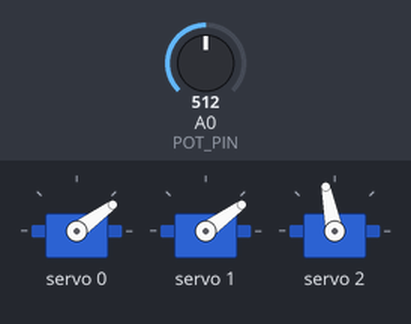
Recording of a sketch running on a simulated Arduino Uno, built with avr-gcc and run on an emulated ATmega328P. Shown: 3 × servo. The test bench sets the inputs (shaded band); at power-on: A0 (POT_PIN) = 512. What the sketch prints to the serial monitor is not drawn.

Above: at 2.7 s.
2.8 s: A0 (POT_PIN) set to 705
5.8 s: A0 (POT_PIN) set to 726
8.8 s: A0 (POT_PIN) set to 511
10.3 s: A0 (POT_PIN) set to 390
Timing chart, 0 to 14.3 s (numbered marks = the images above; inputs shaded):
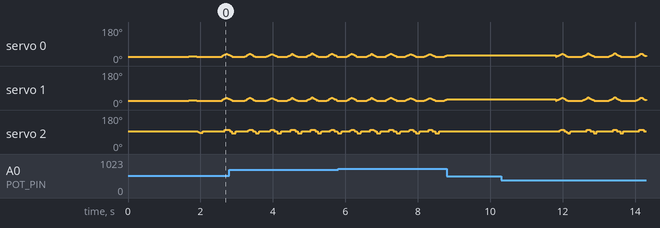

The sketch:

05.ino
```cpp
/*
  Nilheim Mechatronics Servo Heart – rev E (continuous-rotation ventricle safe drive)

  - Atria (ch0/ch1): positional, eased angles (0→1→0)
  - Ventricle (ch2): continuous-rotation speed control around neutral
      * forward during contraction → stop during hold → reverse during relax
      * balanced amplitudes so net rotation per beat ≈ 0 (prevents wind-up)
  - Safety: watchdog, pot spike detect, emergency stop with neutralization,
            per-update pulse cap, I2C deadband, soft-start, diastolic guard.

  Hardware:
  - PCA9685 @ I2C 0x40, 60 Hz
  - ch0 = Left Atrium (positional), ch1 = Right Atrium (positional), ch2 = Ventricle (MG90S 360°)
  - POT on A0 controls BPM
*/

#include <Wire.h>
#include <Adafruit_PWMServoDriver.h>
#include <math.h>   // isfinite, fabsf

// ============ User configuration ============
constexpr uint8_t PCA9685_ADDR = 0x40;

// Servo channels
constexpr uint8_t SERVO_ATRIA_L = 0;
constexpr uint8_t SERVO_ATRIA_R = 1;
constexpr uint8_t SERVO_VENT    = 2;

constexpr uint8_t POT_PIN = A0;
constexpr float   SERVO_PWM_HZ = 60.0f;     // PCA9685 update rate

// Pot → BPM mapping & filtering
constexpr int     BPM_MIN = 45;
constexpr int     BPM_MAX = 140;
constexpr float   POT_EMA_ALPHA = 0.08f;
constexpr uint32_t POT_UPDATE_MS = 60;

// Command cadence
constexpr uint32_t SERVO_UPDATE_MS = 15; // ~66 Hz

// Soft-start
constexpr uint32_t POWER_ON_DELAY_MS = 1500; // allow rails to settle
constexpr uint32_t SOFTSTART_RAMP_MS = 1200; // amplitude ramp-in

// Physiology guards
constexpr uint32_t ATRIA_VENT_GAP_MS   = 30;
constexpr float    DIASTOLIC_MIN_FRAC  = 0.18f;
constexpr uint32_t DIASTOLIC_MIN_MS_LO = 120;
constexpr uint32_t DIASTOLIC_MIN_MS_HI = 400;

// I2C update suppression
constexpr uint16_t PWM_CHANGE_DEADBAND = 1;  // keep fine atrial steps

// ============ Safety / human-like motion ============
constexpr float    MAX_ANG_VEL_DEG_PER_SEC = 120.0f; // atria only
constexpr float    MIN_ANG_VEL_DEG_PER_SEC = 20.0f;  // atria nudge
constexpr uint16_t MAX_PULSE_CHANGE_PER_UPDATE = 40; // raw 0..4095 cap
constexpr uint32_t EMERGENCY_COOLDOWN_MS = 3000;
constexpr float    POT_SPIKE_THRESHOLD = 200.0f;
constexpr uint32_t MAX_LOOP_JITTER_MS  = 200;

// ============ Ventricle (continuous-rotation) tuning ============
// MG90S 360° typically stops near 1500 µs. Trim if needed.
constexpr bool     VENT_IS_CONTINUOUS   = true;
constexpr uint16_t VENT_NEUTRAL_US      = 1500; // adjust ±10–40 if it creeps
constexpr uint16_t VENT_SPEED_US_SPAN   = 180;  // max |offset| from neutral (safe)
constexpr uint16_t VENT_MIN_US          = 20;   // minimum |offset| to overcome deadband
constexpr float    VENT_SPEED_LIMIT     = 0.50f; // cap normalized |speed| (0..1)

// ============ Helpers ============
static inline float clampf(float v, float lo, float hi){ if(v<lo) return lo; if(v>hi) return hi; return v; }
static inline int   clampi(int v, int lo, int hi){ if(v<lo) return lo; if(v>hi) return hi; return v; }
static inline uint32_t clampu32(uint32_t v, uint32_t lo, uint32_t hi){ if(v<lo) return lo; if(v>hi) return hi; return v; }
static inline uint16_t absDiffU16(uint16_t a, uint16_t b){ return (a>b)?(uint16_t)(a-b):(uint16_t)(b-a); }
inline float easeSmoothStep(float x){ if(x<=0) return 0; if(x>=1) return 1; return x*x*(3.0f-2.0f*x); }

// convert microseconds → PCA9685 counts at SERVO_PWM_HZ
uint16_t usToCount(uint16_t us){
  float period_us = 1000000.0f / SERVO_PWM_HZ;   // e.g., 16666.7 µs at 60 Hz
  float duty = (float)us / period_us;            // 0..1
  int counts = (int)lroundf(duty * 4096.0f);     // 0..4096
  return (uint16_t)clampi(counts, 0, 4095);
}

// Per-servo calibration (atrial position range still used)
struct ServoCal {
  uint16_t minPulse;           // 0 deg
  uint16_t maxPulse;           // 180 deg
  float    relaxedAngleDeg;    // resting
  float    contractedAngleDeg; // peak contraction
};
ServoCal cal[3] = {
  { 140, 520,  25.0f,  55.0f }, // Left atrium
  { 140, 520,  25.0f,  55.0f }, // Right atrium
  { 140, 520,  35.0f, 115.0f }  // Ventricle (positional fields unused if continuous)
};

// ============ Internals ============
Adafruit_PWMServoDriver pwm = Adafruit_PWMServoDriver(PCA9685_ADDR);

uint16_t lastPulse[3] = { 0xFFFF, 0xFFFF, 0xFFFF };
float    lastAngleDeg[3] = { -999.0f, -999.0f, -999.0f }; // atria only
uint32_t lastAngleTimeMs[3] = {0,0,0};

uint16_t potRaw = 0;
float    potEMA = 0.0f;
uint32_t lastPotSampleMs = 0;
uint16_t lastPotRaw = 0;

float    bpmCurrent = 60.0f;
constexpr float BPM_SLEW_PER_SEC = 60.0f;

uint32_t cycleStartMs = 0;
uint32_t lastServoUpdateMs = 0;

uint32_t softStartBeginMs = 0;
uint32_t softStartEndMs   = 0;

struct CycleTiming {
  uint32_t cycleMs;
  uint32_t avDelayMs;
  uint32_t atriaContractMs;
  uint32_t atriaRelaxStartMs;
  uint32_t atriaRelaxMs;
  uint32_t ventContractMs;
  uint32_t ventHoldMs;
  uint32_t ventRelaxMs;
  uint32_t ventRelaxEndMs;
};
CycleTiming timing = {0};

// Safety flags
bool     emergencyStopActive = false;
uint32_t emergencyStopSince  = 0;
uint32_t lastLoopMs          = 0;

// ============ Angle → pulse (atria) ============
uint16_t angleToPulse(uint8_t servoIdx, float angleDeg){
  angleDeg = clampf(angleDeg, 0.0f, 180.0f);
  const ServoCal &c = cal[servoIdx];
  float t = angleDeg / 180.0f;
  float pulse = c.minPulse + t * (float)(c.maxPulse - c.minPulse);
  int p = clampi((int)pulse, 0, 4095);
  return (uint16_t)p;
}

// Rate-limited, deadbanded, capped write (atria only)
void writeServoAngle(uint8_t servoIdx, float angleDeg){
  // Clamp near-calibrated range (small margin)
  const ServoCal &c = cal[servoIdx];
  float minA = c.relaxedAngleDeg - 10.0f;
  float maxA = c.contractedAngleDeg + 10.0f;
  angleDeg = clampf(angleDeg, minA, maxA);

  uint32_t now = millis();

  // Angular velocity & minimum step (atria)
  if (lastAngleDeg[servoIdx] > -900.0f){
    uint32_t dtMs = now - lastAngleTimeMs[servoIdx];
    if (dtMs > 0){
      float dtSec = dtMs / 1000.0f;
      float desiredDelta = angleDeg - lastAngleDeg[servoIdx];
      float ad = fabsf(desiredDelta);
      float maxDeltaDeg = MAX_ANG_VEL_DEG_PER_SEC * dtSec;
      float minDeltaDeg = MIN_ANG_VEL_DEG_PER_SEC * dtSec;

      if (ad > maxDeltaDeg){
        angleDeg = lastAngleDeg[servoIdx] + (desiredDelta > 0 ? maxDeltaDeg : -maxDeltaDeg);
      } else if (ad > 0.0f && ad < minDeltaDeg){
        float step = (ad < minDeltaDeg) ? ad : minDeltaDeg;
        angleDeg = lastAngleDeg[servoIdx] + (desiredDelta > 0 ? step : -step);
      }
    }
  }

  uint16_t pulse = angleToPulse(servoIdx, angleDeg);

  // Per-update pulse cap & deadband
  if (lastPulse[servoIdx] != 0xFFFF){
    int32_t diff = (int32_t)pulse - (int32_t)lastPulse[servoIdx];
    if (abs(diff) > (int)MAX_PULSE_CHANGE_PER_UPDATE){
      pulse = (uint16_t)((int32_t)lastPulse[servoIdx] + (diff > 0 ? MAX_PULSE_CHANGE_PER_UPDATE : - (int)MAX_PULSE_CHANGE_PER_UPDATE));
    }
    if (absDiffU16(lastPulse[servoIdx], pulse) < PWM_CHANGE_DEADBAND){
      return;
    }
  }

  pwm.setPWM(servoIdx, 0, pulse);
  lastPulse[servoIdx]      = pulse;
  lastAngleDeg[servoIdx]   = angleDeg;
  lastAngleTimeMs[servoIdx]= now;
}

// ============ CR ventricle: speed write around neutral ============
uint16_t ventNeutralCounts = 0;

void writeVentCRSpeed(float speedNorm){
  // speedNorm expected in [-1, 1]
  speedNorm = clampf(speedNorm, -VENT_SPEED_LIMIT, VENT_SPEED_LIMIT);

  // Convert normalized speed to µs offset
  float offset_us = speedNorm * (float)VENT_SPEED_US_SPAN;
  float mag = fabsf(offset_us);
  if (mag > 0 && mag < (float)VENT_MIN_US){
    offset_us = (offset_us > 0 ? (float)VENT_MIN_US : -(float)VENT_MIN_US);
  }

  int target = (int)ventNeutralCounts + (int)lroundf((offset_us / 1000000.0f) * SERVO_PWM_HZ * 4096.0f);
  target = clampi(target, 0, 4095);
  uint16_t pulse = (uint16_t)target;

  // Per-update cap and deadband (reuse generic guards)
  if (lastPulse[SERVO_VENT] != 0xFFFF){
    int32_t diff = (int32_t)pulse - (int32_t)lastPulse[SERVO_VENT];
    int32_t ad = (diff >= 0) ? diff : -diff;
    if (ad > (int32_t)MAX_PULSE_CHANGE_PER_UPDATE){
      pulse = (uint16_t)((int32_t)lastPulse[SERVO_VENT] + (diff > 0 ? (int32_t)MAX_PULSE_CHANGE_PER_UPDATE : -(int32_t)MAX_PULSE_CHANGE_PER_UPDATE));
    }
    if (absDiffU16(lastPulse[SERVO_VENT], pulse) < PWM_CHANGE_DEADBAND){
      return;
    }
  }

  pwm.setPWM(SERVO_VENT, 0, pulse);
  lastPulse[SERVO_VENT] = pulse;
}

// ============ Timing / physiology ============
void computeTimings(float bpm){
  bpm = clampf(bpm, (float)BPM_MIN, (float)BPM_MAX);
  uint32_t cycleMs = (uint32_t)(60000.0f / bpm);

  uint32_t diastolicMin = clampu32((uint32_t)(DIASTOLIC_MIN_FRAC * cycleMs),
                                   DIASTOLIC_MIN_MS_LO, DIASTOLIC_MIN_MS_HI);

  // AV delay and atria contraction
  uint32_t avDelay = (uint32_t)clampf(0.14f * cycleMs, 100.0f, 170.0f);
  uint32_t atriaContract = (uint32_t)clampf(0.16f * cycleMs, 100.0f, 180.0f);
  if (atriaContract + ATRIA_VENT_GAP_MS > avDelay){
    atriaContract = (avDelay > ATRIA_VENT_GAP_MS) ? (avDelay - ATRIA_VENT_GAP_MS) : (avDelay / 2);
    atriaContract = clampu32(atriaContract, 70, 180);
  }

  // Vent split
  uint32_t ventTotal   = (uint32_t)clampf(0.36f * cycleMs, 260.0f, 420.0f);
  uint32_t ventContract= (uint32_t)clampf(0.40f * ventTotal, 120.0f, 230.0f);
  uint32_t ventHold    = (uint32_t)clampf(0.20f * ventTotal,  70.0f, 150.0f);
  uint32_t ventRelax   = (uint32_t)clampf(0.40f * ventTotal, 120.0f, 230.0f);

  uint32_t vEnd = avDelay + ventContract + ventHold + ventRelax;
  if (cycleMs - vEnd < diastolicMin){
    uint32_t need = diastolicMin - (cycleMs - vEnd);
    uint32_t shrinkable = ventContract + ventHold + ventRelax;
    if (need < shrinkable){
      float s = (float)(shrinkable - need) / (float)shrinkable;
      ventContract = clampu32((uint32_t)(ventContract * s), 100, 220);
      ventHold     = clampu32((uint32_t)(ventHold     * s),  60, 140);
      ventRelax    = clampu32((uint32_t)(ventRelax    * s), 100, 220);
    } else {
      ventContract = 100; ventHold = 60; ventRelax = 100;
    }
    vEnd = avDelay + ventContract + ventHold + ventRelax;
  }

  uint32_t atriaRelaxStart = avDelay;
  uint32_t atriaRelax      = (uint32_t)clampf(0.22f * cycleMs, 100.0f, 220.0f);

  timing.cycleMs           = cycleMs;
  timing.avDelayMs         = avDelay;
  timing.atriaContractMs   = atriaContract;
  timing.atriaRelaxStartMs = atriaRelaxStart;
  timing.atriaRelaxMs      = atriaRelax;
  timing.ventContractMs    = ventContract;
  timing.ventHoldMs        = ventHold;
  timing.ventRelaxMs       = ventRelax;
  timing.ventRelaxEndMs    = vEnd;
}

float easedProgress(uint32_t nowInCycleMs, uint32_t t0, uint32_t durMs){
  if (nowInCycleMs <= t0) return 0.0f;
  uint32_t dt = nowInCycleMs - t0;
  if (dt >= durMs) return 1.0f;
  float x = (float)dt / (float)durMs;
  return easeSmoothStep(x);
}

float softstartScale(uint32_t nowMs){
  if (nowMs <= softStartBeginMs) return 0.0f;
  if (nowMs >= softStartEndMs)   return 1.0f;
  float x = (float)(nowMs - softStartBeginMs) / (float)(softStartEndMs - softStartBeginMs);
  return easeSmoothStep(x);
}

// bump shape for speed (0 at edges, 1 in middle)
inline float bumpShape01(float x){ if (x<=0.0f || x>=1.0f) return 0.0f; return 6.0f*x*(1.0f - x); }
// normalized phase position in [0,1]
inline float phase01(uint32_t t, uint32_t start, uint32_t dur){
  if (t <= start) return 0.0f;
  if (t >= start + dur) return 1.0f;
  return (float)(t - start) / (float)dur;
}

// ============ Safety helpers ============
void enterEmergencyStop(const char *reason){
  if (!emergencyStopActive){
    emergencyStopActive = true;
    emergencyStopSince = millis();
    Serial.print("EMERGENCY STOP: ");
    Serial.println(reason);
    // Atria to relaxed; vent to neutral (stop)
    writeServoAngle(SERVO_ATRIA_L, cal[SERVO_ATRIA_L].relaxedAngleDeg);
    writeServoAngle(SERVO_ATRIA_R, cal[SERVO_ATRIA_R].relaxedAngleDeg);
    writeVentCRSpeed(0.0f);
  }
}

void clearEmergencyIfSafe(){
  if (!emergencyStopActive) return;
  if (millis() - emergencyStopSince < EMERGENCY_COOLDOWN_MS) return;
  if (abs((int)potRaw - (int)lastPotRaw) < 10){
    emergencyStopActive = false;
    Serial.println("EMERGENCY CLEARED: pot stable and cooldown elapsed.");
  } else {
    lastPotRaw = potRaw;
  }
}

// ============ Input / BPM update ============
void updateBPM(uint32_t nowMs){
  if (nowMs - lastPotSampleMs >= POT_UPDATE_MS){
    lastPotSampleMs = nowMs;

    uint16_t raw = analogRead(POT_PIN);
    potRaw = raw;
    if (potEMA <= 0.01f) potEMA = (float)raw;
    potEMA = potEMA + POT_EMA_ALPHA * ((float)raw - potEMA);

    if (abs((int)raw - (int)lastPotRaw) > (int)POT_SPIKE_THRESHOLD){
      enterEmergencyStop("pot spike detected");
    }
    lastPotRaw = raw;

    float targetBPM = BPM_MIN + (BPM_MAX - BPM_MIN) * (potEMA / 1023.0f);

    static uint32_t lastMs = nowMs;
    float dtSec = (nowMs - lastMs) / 1000.0f;
    if (dtSec < 0.0001f) dtSec = 0.0001f;
    lastMs = nowMs;

    float maxDelta = BPM_SLEW_PER_SEC * dtSec;
    float delta = targetBPM - bpmCurrent;
    if (delta >  maxDelta) delta =  maxDelta;
    if (delta < -maxDelta) delta = -maxDelta;
    bpmCurrent += delta;

    if (!isfinite(potEMA) || potEMA < -100.0f || potEMA > 5000.0f){
      enterEmergencyStop("pot EMA invalid");
    }
  }
}

// ============ Heart update ============
void updateHeart(uint32_t nowMs){
  // watchdog
  if (lastLoopMs != 0 && nowMs - lastLoopMs > MAX_LOOP_JITTER_MS){
    enterEmergencyStop("loop jitter too large");
  }
  lastLoopMs = nowMs;

  if (emergencyStopActive){
    clearEmergencyIfSafe();
    return;
  }

  // cycle boundary
  if (nowMs - cycleStartMs >= timing.cycleMs){
    cycleStartMs = nowMs;
    computeTimings(bpmCurrent);
  }

  // command throttle
  if (nowMs - lastServoUpdateMs < SERVO_UPDATE_MS) return;
  uint32_t dtServoUpdate = nowMs - lastServoUpdateMs;
  lastServoUpdateMs = nowMs;

  uint32_t t = nowMs - cycleStartMs;
  float amp = softstartScale(nowMs);

  // ---------- ATRIA (shared activation → per-servo mapping) ----------
  float a_prog_contract = easedProgress(t, 0,                      timing.atriaContractMs);
  float a_prog_relax    = easedProgress(t, timing.atriaRelaxStartMs, timing.atriaRelaxMs);
  float a_act = a_prog_contract + (0.0f - a_prog_contract) * a_prog_relax; // 0→1→0
  a_act = clampf(a_act, 0.0f, 1.0f) * amp;

  float aL = cal[SERVO_ATRIA_L].relaxedAngleDeg +
             (cal[SERVO_ATRIA_L].contractedAngleDeg - cal[SERVO_ATRIA_L].relaxedAngleDeg) * a_act;
  float aR = cal[SERVO_ATRIA_R].relaxedAngleDeg +
             (cal[SERVO_ATRIA_R].contractedAngleDeg - cal[SERVO_ATRIA_R].relaxedAngleDeg) * a_act;

  writeServoAngle(SERVO_ATRIA_L, aL);
  writeServoAngle(SERVO_ATRIA_R, aR);

  // ---------- VENTRICLE (continuous rotation) ----------
  // phase times
  uint32_t v_t0 = timing.avDelayMs;
  uint32_t v_t1 = v_t0 + timing.ventContractMs;
  uint32_t v_t2 = v_t1 + timing.ventHoldMs;
  uint32_t v_t3 = v_t2 + timing.ventRelaxMs; (void)v_t3;

  // speed bump during contract (forward) and relax (reverse)
  float x_c = phase01(t, v_t0, timing.ventContractMs);
  float x_r = phase01(t, v_t2, timing.ventRelaxMs);
  float bump_c = bumpShape01(x_c);
  float bump_r = bumpShape01(x_r);

  // balance areas so net rotation per beat ≈ 0 even if durations differ
  float relaxGain = (timing.ventContractMs > 0 && timing.ventRelaxMs > 0)
                      ? ((float)timing.ventContractMs / (float)timing.ventRelaxMs)
                      : 1.0f;

  float ventSpeed = 0.0f;
  if (t >= v_t0 && t < v_t1) {
    ventSpeed = +amp * bump_c;                 // forward
  } else if (t >= v_t1 && t < v_t2) {
    ventSpeed = 0.0f;                          // hold (stop)
  } else if (t >= v_t2) {
    ventSpeed = -amp * bump_r * relaxGain;     // reverse
  }
  // scale to limit
  ventSpeed = clampf(ventSpeed, -VENT_SPEED_LIMIT, VENT_SPEED_LIMIT);

  writeVentCRSpeed(ventSpeed);

  // Optional anomaly guard: if commanded motion is almost always forward, stop
  static uint32_t ventActiveMs = 0;
  if (fabsf(ventSpeed) > 0.05f) ventActiveMs += dtServoUpdate; else ventActiveMs = 0;
  if (ventActiveMs > (uint32_t)(timing.cycleMs * 0.9f)) {
    enterEmergencyStop("prolonged vent motion detected");
    return;
  }
}

// ============ Setup / loop ============
void setup(){
  pinMode(POT_PIN, INPUT);
  Serial.begin(115200);
  delay(50);
  Serial.println("Nilheim Heart – rev E (atrium position + CR ventricle)");

  Wire.begin();
  #if defined(ARDUINO_ARCH_AVR) || defined(ARDUINO_ARCH_SAMD) || defined(ARDUINO_ARCH_ESP32) || defined(ARDUINO_ARCH_RP2040)
    Wire.setClock(400000);
  #endif

  pwm.begin();
  pwm.setPWMFreq(SERVO_PWM_HZ);
  delay(10);

  // compute neutral counts once
  ventNeutralCounts = usToCount(VENT_NEUTRAL_US);

  delay(POWER_ON_DELAY_MS); // power settle

  // init pot filter & safety baseline
  potRaw = analogRead(POT_PIN);
  potEMA = (float)potRaw;
  lastPotRaw = potRaw;

  // timings & soft-start
  computeTimings(bpmCurrent);
  cycleStartMs = millis();
  softStartBeginMs = cycleStartMs;
  softStartEndMs   = softStartBeginMs + SOFTSTART_RAMP_MS;

  // park atria at relaxed; vent at neutral (stop)
  writeServoAngle(SERVO_ATRIA_L, cal[SERVO_ATRIA_L].relaxedAngleDeg);
  writeServoAngle(SERVO_ATRIA_R, cal[SERVO_ATRIA_R].relaxedAngleDeg);
  writeVentCRSpeed(0.0f);
}

void loop(){
  uint32_t now = millis();
  if (now < lastLoopMs) lastLoopMs = 0; // wrap guard

  updateBPM(now);
  updateHeart(now);

  delay(2); // cooperative
}
```

Measured:
- after the input at 8.8 s, servo 2: stops changing and stays 93°
